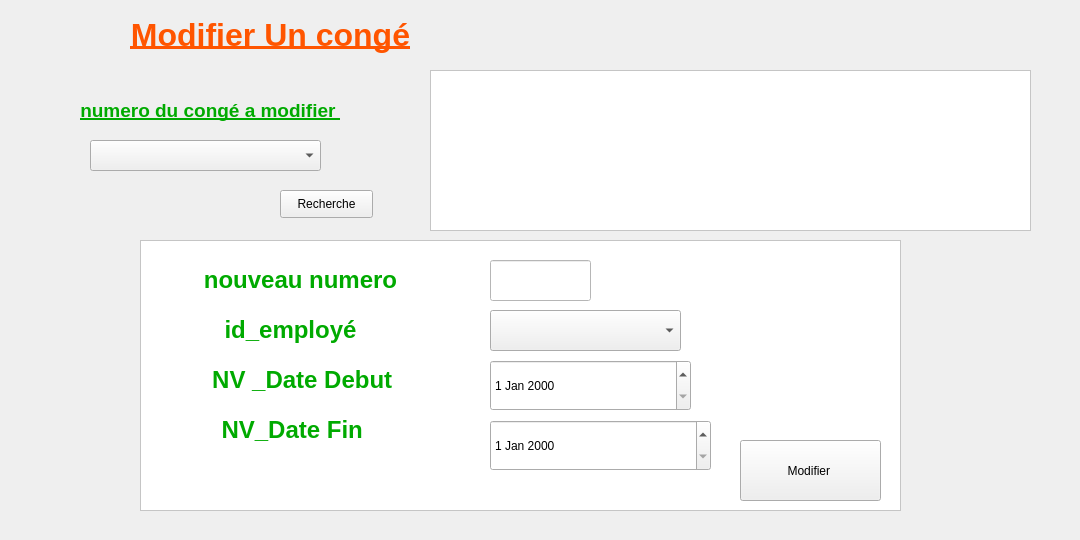
     <widget class="QWidget" name="tab_9">
      <attribute name="title">
       <string>modifier congé</string>
      </attribute>
      <widget class="QTextBrowser" name="textBrowser_3">
       <property name="geometry">
        <rect>
         <x>140</x>
         <y>240</y>
         <width>761</width>
         <height>271</height>
        </rect>
       </property>
       <property name="styleSheet">
        <string notr="true"> 
background-color: rgb(255, 255, 255);</string>
       </property>
       <property name="html">
        <string>&lt;!DOCTYPE HTML PUBLIC &quot;-//W3C//DTD HTML 4.0//EN&quot; &quot;http://www.w3.org/TR/REC-html40/strict.dtd&quot;&gt;
&lt;html&gt;&lt;head&gt;&lt;meta name=&quot;qrichtext&quot; content=&quot;1&quot; /&gt;&lt;style type=&quot;text/css&quot;&gt;
p, li { white-space: pre-wrap; }
&lt;/style&gt;&lt;/head&gt;&lt;body style=&quot; font-family:'MS Shell Dlg 2'; font-size:7.8pt; font-weight:400; font-style:normal;&quot;&gt;
&lt;p style=&quot;-qt-paragraph-type:empty; margin-top:0px; margin-bottom:0px; margin-left:0px; margin-right:0px; -qt-block-indent:0; text-indent:0px;&quot;&gt;&lt;br /&gt;&lt;/p&gt;&lt;/body&gt;&lt;/html&gt;</string>
       </property>
      </widget>
      <widget class="QTableView" name="tabcong_modif">
       <property name="geometry">
        <rect>
         <x>430</x>
         <y>70</y>
         <width>601</width>
         <height>161</height>
        </rect>
       </property>
       <property name="styleSheet">
        <string notr="true">background-color: rgb(255, 255, 255);</string>
       </property>
      </widget>
      <widget class="QPushButton" name="pb_rechmc">
       <property name="geometry">
        <rect>
         <x>280</x>
         <y>190</y>
         <width>93</width>
         <height>28</height>
        </rect>
       </property>
       <property name="text">
        <string>Recherche</string>
       </property>
      </widget>
      <widget class="QLineEdit" name="lineEdit_rmc_2">
       <property name="geometry">
        <rect>
         <x>490</x>
         <y>260</y>
         <width>101</width>
         <height>41</height>
        </rect>
       </property>
       <property name="styleSheet">
        <string notr="true">
background-color: rgb(255, 255, 255);</string>
       </property>
      </widget>
      <widget class="QLabel" name="label_24">
       <property name="geometry">
        <rect>
         <x>180</x>
         <y>310</y>
         <width>221</width>
         <height>41</height>
        </rect>
       </property>
       <property name="text">
        <string>&lt;html&gt;&lt;head/&gt;&lt;body&gt;&lt;p align=&quot;center&quot;&gt;&lt;span style=&quot; font-size:18pt; font-weight:600; color:#00aa00;&quot;&gt;id_employé&lt;/span&gt;&lt;/p&gt;&lt;/body&gt;&lt;/html&gt;</string>
       </property>
      </widget>
      <widget class="QDateEdit" name="dateEdit_nvdd">
       <property name="geometry">
        <rect>
         <x>490</x>
         <y>360</y>
         <width>201</width>
         <height>51</height>
        </rect>
       </property>
      </widget>
      <widget class="QDateEdit" name="dateEdit_nvdf">
       <property name="geometry">
        <rect>
         <x>490</x>
         <y>420</y>
         <width>221</width>
         <height>51</height>
        </rect>
       </property>
      </widget>
      <widget class="QLabel" name="label_25">
       <property name="geometry">
        <rect>
         <x>180</x>
         <y>350</y>
         <width>251</width>
         <height>61</height>
        </rect>
       </property>
       <property name="text">
        <string>&lt;html&gt;&lt;head/&gt;&lt;body&gt;&lt;p align=&quot;center&quot;&gt;&lt;span style=&quot; font-size:18pt; font-weight:600; color:#00aa00;&quot;&gt;NV _Date Debut &lt;/span&gt;&lt;/p&gt;&lt;/body&gt;&lt;/html&gt;</string>
       </property>
      </widget>
      <widget class="QLabel" name="label_26">
       <property name="geometry">
        <rect>
         <x>180</x>
         <y>400</y>
         <width>231</width>
         <height>61</height>
        </rect>
       </property>
       <property name="text">
        <string>&lt;html&gt;&lt;head/&gt;&lt;body&gt;&lt;p align=&quot;center&quot;&gt;&lt;span style=&quot; font-size:18pt; font-weight:600; color:#00aa00;&quot;&gt;NV_Date Fin &lt;/span&gt;&lt;/p&gt;&lt;/body&gt;&lt;/html&gt;</string>
       </property>
      </widget>
      <widget class="QPushButton" name="pb_modifierc">
       <property name="geometry">
        <rect>
         <x>740</x>
         <y>440</y>
         <width>141</width>
         <height>61</height>
        </rect>
       </property>
       <property name="styleSheet">
        <string notr="true">font: 75 12pt &quot;MS Shell Dlg 2&quot;;</string>
       </property>
       <property name="text">
        <string>Modifier </string>
       </property>
      </widget>
      <widget class="QLabel" name="label_28">
       <property name="geometry">
        <rect>
         <x>160</x>
         <y>260</y>
         <width>281</width>
         <height>41</height>
        </rect>
       </property>
       <property name="text">
        <string>&lt;html&gt;&lt;head/&gt;&lt;body&gt;&lt;p align=&quot;center&quot;&gt;&lt;span style=&quot; font-size:18pt; font-weight:600; color:#00aa00;&quot;&gt;nouveau numero&lt;/span&gt;&lt;/p&gt;&lt;/body&gt;&lt;/html&gt;</string>
       </property>
      </widget>
      <widget class="QLabel" name="label_22">
       <property name="geometry">
        <rect>
         <x>40</x>
         <y>90</y>
         <width>341</width>
         <height>41</height>
        </rect>
       </property>
       <property name="text">
        <string>&lt;html&gt;&lt;head/&gt;&lt;body&gt;&lt;p align=&quot;center&quot;&gt;&lt;span style=&quot; font-size:14pt; font-weight:600; text-decoration: underline; color:#00aa00;&quot;&gt;numero du congé a modifier &lt;/span&gt;&lt;/p&gt;&lt;/body&gt;&lt;/html&gt;</string>
       </property>
      </widget>
      <widget class="QComboBox" name="comboBox2">
       <property name="geometry">
        <rect>
         <x>490</x>
         <y>310</y>
         <width>191</width>
         <height>41</height>
        </rect>
       </property>
      </widget>
      <widget class="QComboBox" name="comboBox_mC">
       <property name="geometry">
        <rect>
         <x>90</x>
         <y>140</y>
         <width>231</width>
         <height>31</height>
        </rect>
       </property>
      </widget>
      <widget class="QLabel" name="label_39">
       <property name="geometry">
        <rect>
         <x>-6</x>
         <y>-5</y>
         <width>1071</width>
         <height>531</height>
        </rect>
       </property>
       <property name="styleSheet">
        <string notr="true"> 
background-image: url(:/image/pic.jpg);</string>
       </property>
       <property name="text">
        <string/>
       </property>
      </widget>
      <widget class="QLabel" name="label_42">
       <property name="geometry">
        <rect>
         <x>-10</x>
         <y>0</y>
         <width>71</width>
         <height>51</height>
        </rect>
       </property>
       <property name="styleSheet">
        <string notr="true"> 
image: url(:/image/logo (1) (1) (1).png);</string>
       </property>
       <property name="text">
        <string/>
       </property>
      </widget>
      <widget class="QLabel" name="label_53">
       <property name="geometry">
        <rect>
         <x>50</x>
         <y>0</y>
         <width>441</width>
         <height>71</height>
        </rect>
       </property>
       <property name="styleSheet">
        <string notr="true"/>
       </property>
       <property name="text">
        <string>&lt;html&gt;&lt;head/&gt;&lt;body&gt;&lt;p align=&quot;center&quot;&gt;&lt;span style=&quot; font-size:24pt; font-weight:600; text-decoration: underline; color:#ff5500;&quot;&gt;Modifier Un congé&lt;/span&gt;&lt;/p&gt;&lt;/body&gt;&lt;/html&gt;</string>
       </property>
      </widget>
      <zorder>label_39</zorder>
      <zorder>textBrowser_3</zorder>
      <zorder>tabcong_modif</zorder>
      <zorder>pb_rechmc</zorder>
      <zorder>lineEdit_rmc_2</zorder>
      <zorder>label_24</zorder>
      <zorder>dateEdit_nvdd</zorder>
      <zorder>dateEdit_nvdf</zorder>
      <zorder>label_25</zorder>
      <zorder>label_26</zorder>
      <zorder>pb_modifierc</zorder>
      <zorder>label_28</zorder>
      <zorder>label_22</zorder>
      <zorder>comboBox2</zorder>
      <zorder>comboBox_mC</zorder>
      <zorder>label_42</zorder>
      <zorder>label_53</zorder>
     </widget>
